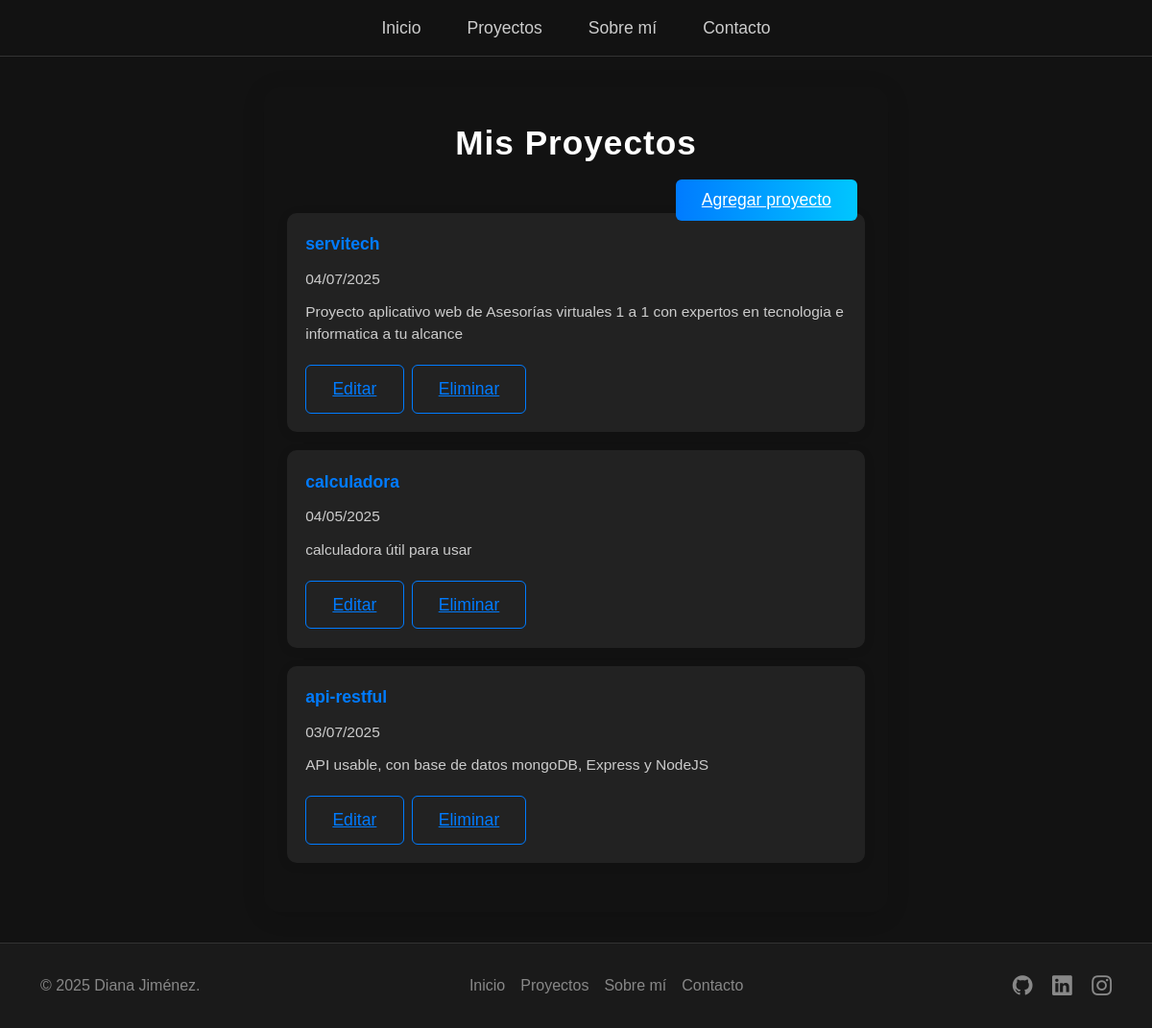
The page /proyectos/ on the database its author committed.
### portafolio_app/models.py (models this page shows, shortened)
class Proyecto(models.Model):
    titulo = models.CharField(max_length=100)
    descripcion = models.TextField()
    fecha = models.DateField()

### portafolio_app/views.py (the view)
# urls.py: path('proyectos/', views.listaProyectos, name='listaProyectos'),
def listaProyectos(request):
    proyectos = Proyecto.objects.all()
    return render(request, 'portafolio/lista_proyectos.html', {'proyectos': proyectos})

### portafolio_app/templates/portafolio/lista_proyectos.html
{% extends 'portafolio/base.html' %}
{% block contenido %}
<div class="crud-container">
    <div class="crud-title">Mis Proyectos</div>
    <div style="text-align:right;">
        <a href="{% url 'crear_proyecto' %}" class="crud-btn-primary">Agregar proyecto</a>
    </div>
    <ul class="crud-list">
        {% for proyecto in proyectos %}
            <li>
                <div class="crud-item-title">{{ proyecto.titulo }}</div>
                <div class="crud-item-meta">{{ proyecto.fecha|date:"d/m/Y" }}</div>
                <div class="crud-item-meta">{{ proyecto.descripcion }}</div>
                <div class="crud-actions">
                    <a href="{% url 'editar_proyecto' proyecto.id %}" class="crud-btn-secondary">Editar</a>
                    <a href="{% url 'eliminar_proyecto' proyecto.id %}" class="crud-btn-secondary">Eliminar</a>
                </div>
            </li>
        {% empty %}
            <li>No hay proyectos registrados aún.</li>
        {% endfor %}
    </ul>
</div>
{% endblock %}

### portafolio_app/templates/portafolio/base.html (shortened to what this page needs)
{% load static %}
<!DOCTYPE html>
<html lang="es" class="h-100">
<head>
    <link href="https://cdn.jsdelivr.net/npm/bootstrap@5.3.3/dist/css/bootstrap.min.css" rel="stylesheet">
    <link rel="stylesheet" href="https://cdn.jsdelivr.net/npm/bootstrap-icons@1.11.3/font/bootstrap-icons.min.css">
    <link rel="stylesheet" href="{% static 'css/styles.css' %}">
    <link rel="stylesheet" href="{% static 'css/crud_portafolio.css' %}">
</head>
<body class="d-flex flex-column h-100">
    <header class="header-nav py-2">
        <div class="container-fluid d-flex justify-content-center">
            <nav class="nav">
                <a class="nav-link" href="{% url 'inicio' %}">Inicio</a>
                <a class="nav-link" href="{% url 'proyectos' %}">Proyectos</a>
                <a class="nav-link" href="{% url 'sobre_mi' %}">Sobre mí</a>
                <a class="nav-link" href="{% url 'contacto' %}">Contacto</a>
            </nav>
        </div>
    </header>
    <main class="flex-shrink-0">
        {% block contenido %}
        {% endblock %}
    </main>
    <footer class="footer mt-auto py-4">
        <div class="container text-center">
            <div class="d-flex justify-content-between align-items-center">
                <span class="text-muted">© 2025 Diana Jiménez.</span>
                <ul class="nav">
                    <li class="nav-item"><a href="#" class="nav-link px-2 text-muted">Inicio</a></li>
                    <li class="nav-item"><a href="{% url 'proyectos' %}" class="nav-link px-2 text-muted">Proyectos</a></li>
                    <li class="nav-item"><a href="{% url 'sobre_mi' %}" class="nav-link px-2 text-muted">Sobre mí</a></li>
                    <li class="nav-item"><a href="#" class="nav-link px-2 text-muted">Contacto</a></li>
                </ul>
                <div class="social-icons">
                    <a href="#" class="text-muted"><i class="bi bi-github"></i></a>
                    <a href="#" class="text-muted ms-3"><i class="bi bi-linkedin"></i></a>
                    <a href="#" class="text-muted ms-3"><i class="bi bi-instagram"></i></a>
                </div>
            </div>
        </div>
    </footer>
</body>
</html>

### static/css/styles.css (style rules this page uses)
body { background-color: #121212; color: #ffffff; font-family: Arial, sans-serif; }
.text-muted { color: #888 !important; }
.header-nav { border-bottom: 1px solid #333; }
.header-nav .nav-link { font-size: 1.1rem; font-weight: 500; color: #ccc; padding: 0.5rem 1.5rem; }
.footer { background-color: #1a1a1a; border-top: 1px solid #333; }
.footer .social-icons i { font-size: 1.3rem; transition: color 0.2s ease; }

### static/css/crud_portafolio.css (style rules this page uses)
.crud-container { background-color: var(--color-bg); border-radius: 16px; padding: 2rem 1.5rem; margin: 2rem auto; box-shadow: 0 4px 24px rgba(0,0,0,0.13); max-width: 650px; }
.crud-title { font-size: 2.2rem; font-weight: bold; color: var(--color-text-main, #fff); margin-bottom: 1.2rem; text-align: center; letter-spacing: 1px; }
.crud-btn-primary { background: linear-gradient(90deg, #007bff 0%, #00c6ff 100%); color: #fff; border: none; border-radius: 6px; padding: 0.7rem 1.7rem; font-weight: 500; font-size: 1.1rem; cursor: pointer; transition: background 0.2s, transform 0.2s; margin-right: 0.5rem; }
.crud-btn-secondary { background: none; color: var(--color-accent, #007bff); border: 1px solid var(--color-accent, #007bff); border-radius: 6px; padding: 0.7rem 1.7rem; font-size: 1.1rem; cursor: pointer; transition: background 0.2s, color 0.2s, border-color 0.2s; }
.crud-list { list-style: none; padding: 0; margin: 0; }
.crud-list li { background: #222; border-radius: 10px; margin-bottom: 1.2rem; padding: 1.2rem; box-shadow: 0 2px 12px rgba(0,0,0,0.09); display: flex; flex-direction: column; gap: 0.7rem; }
.crud-list .crud-item-title { color: var(--color-accent, #007bff); font-weight: bold; font-size: 1.1rem; }
.crud-list .crud-item-meta { color: var(--color-text-muted, #cccccc); font-size: 0.97rem; }
.crud-actions { margin-top: 0.6rem; display: flex; gap: 0.5rem; }

### rows shown on the page
Proyecto: titulo "servitech", fecha "04/07/2025", descripcion "Proyecto aplicativo web de Asesorías virtuales 1 a 1 con expertos en tecnologia e informatica a tu alcance"
Proyecto: titulo "calculadora", fecha "04/05/2025", descripcion "calculadora útil para usar"
Proyecto: titulo "api-restful", fecha "03/07/2025", descripcion "API usable, con base de datos mongoDB, Express y NodeJS"
